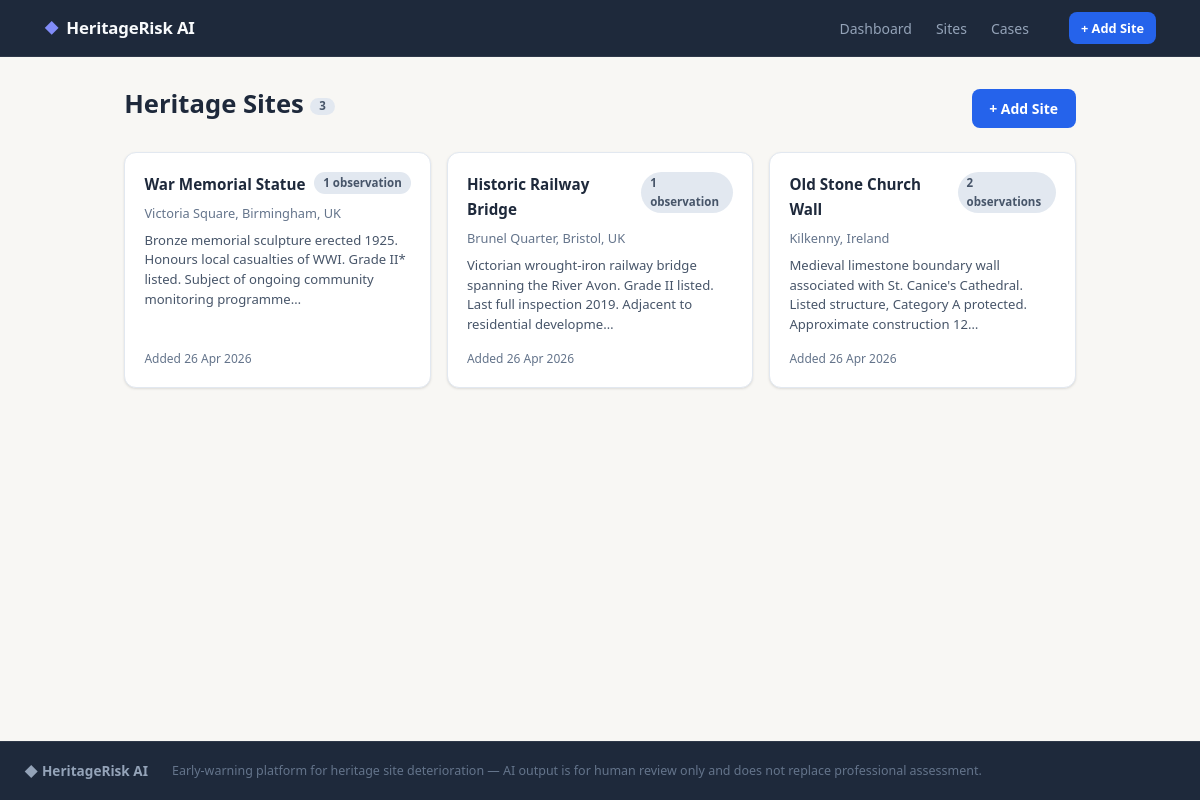
Page /sites on the committed database.
### backend/app/models.py (models this page shows)
class Site(Base):
    __tablename__ = "sites"
    id: Mapped[int] = mapped_column(Integer, primary_key=True, index=True)
    name: Mapped[str] = mapped_column(String(200), nullable=False)
    location: Mapped[str] = mapped_column(String(200), nullable=True)
    description: Mapped[str] = mapped_column(Text, nullable=True)
    created_at: Mapped[datetime] = mapped_column(DateTime, default=datetime.utcnow)
    observations: Mapped[list["Observation"]] = relationship(
        "Observation", back_populates="site", cascade="all, delete-orphan"
    )

### backend/app/main.py (the view)
@app.get("/sites", response_class=HTMLResponse)
def sites_list(request: Request, db: Session = Depends(get_db)):
    sites = db.query(Site).order_by(Site.created_at.desc()).all()
    return templates.TemplateResponse(
        "sites_list.html", {"request": request, "sites": sites}
    )

### backend/app/templates/sites_list.html (shortened to what this page needs)
{% extends "base.html" %}
{% block content %}
<div class="page-header">
  <h1>Heritage Sites <span class="badge">{{ sites | length }}</span></h1>
  <a class="btn-primary" href="/sites/new">+ Add Site</a>
</div>
{% if sites %}
<div class="sites-grid sites-grid-full">
  {% for site in sites %}
  <a class="site-card" href="/sites/{{ site.id }}">
    <div class="site-card-header">
      <span class="site-card-name">{{ site.name }}</span>
      <span class="badge">{{ site.observations | length }} observation{{ "s" if site.observations | length != 1 }}</span>
    </div>
    <span class="site-card-location">{{ site.location or "Location not specified" }}</span>
    {% if site.description %}
    <p class="site-card-desc">{{ site.description[:140] }}{% if site.description|length > 140 %}…{% endif %}</p>
    {% endif %}
    <div class="site-card-footer">
      {% set has_high = site.observations | selectattr("risk_case") | selectattr("risk_case.risk_band", "equalto", "High") | list %}
      <span class="site-card-date">Added {{ site.created_at.strftime("%d %b %Y") }}</span>
    </div>
  </a>
  {% endfor %}
</div>
{% else %}
<div class="card">
  <p class="empty">No heritage sites yet.</p>
  <a class="btn-primary mt" href="/sites/new">Add the first site</a>
</div>
{% endif %}
{% endblock %}

### backend/app/static/style.css (style rules this page uses)
*, *::before, *::after { box-sizing: border-box; margin: 0; padding: 0; }
:root { --navy: #1e293b; --navy-mid: #334155; --slate: #64748b; --border: #e2e8f0; --bg: #f8f7f4; --white: #ffffff; --blue: #2563eb; --blue-dark: #1d4ed8; --radius: 8px; --radius-lg: 12px; --shadow: 0 1px 3px rgba(0,0,0,.08), 0 1px 2px rgba(0,0,0,.04); --shadow-md: 0 4px 12px rgba(0,0,0,.10); }
body { font-family: system-ui, -apple-system, "Segoe UI", Helvetica, Arial, sans-serif; font-size: 15px; line-height: 1.65; background: var(--bg); color: #1e293b; min-height: 100vh; display: flex; flex-direction: column; }
a { color: var(--blue); text-decoration: none; }
h1 { font-size: 1.75rem; font-weight: 700; line-height: 1.2; }
.btn-primary, .btn-secondary, .btn-outline { display: inline-flex; align-items: center; gap: .35rem; padding: .5rem 1.1rem; border-radius: var(--radius); font-size: .875rem; font-weight: 600; cursor: pointer; border: none; text-decoration: none !important; transition: background .15s, box-shadow .15s; }
.btn-primary { background: var(--blue); color: #fff; }
.sites-grid { display: grid; grid-template-columns: repeat(3, 1fr); gap: 1rem; margin-top: .5rem; }
.sites-grid-full { grid-template-columns: repeat(auto-fill, minmax(300px, 1fr)); }
.site-card { background: var(--white); border: 1px solid var(--border); border-radius: var(--radius-lg); padding: 1.15rem 1.2rem; display: flex; flex-direction: column; gap: .4rem; text-decoration: none !important; color: inherit; box-shadow: var(--shadow); transition: box-shadow .15s, border-color .15s; }
.site-card-header { display: flex; align-items: flex-start; justify-content: space-between; gap: .5rem; }
.site-card-name { font-weight: 700; font-size: .95rem; color: var(--navy); }
.site-card-location { font-size: .8rem; color: var(--slate); }
.site-card-desc { font-size: .82rem; color: #475569; line-height: 1.5; }
.site-card-footer { display: flex; align-items: center; justify-content: space-between; margin-top: auto; padding-top: .5rem; }
.site-card-date { font-size: .75rem; color: var(--slate); }
.badge { display: inline-block; background: #e2e8f0; color: #475569; border-radius: 9999px; font-size: .72rem; font-weight: 600; padding: .1rem .55rem; vertical-align: middle; }
.page-header { display: flex; align-items: flex-start; justify-content: space-between; gap: 1rem; margin-bottom: 1.5rem; flex-wrap: wrap; }
.page-header h1 { font-size: 1.6rem; }

### rows in the picture
Site: name "War Memorial Statue", observations|length "1", location "Victoria Square, Birmingham, UK", description "Bronze memorial sculpture erected 1925. Honours local casualties of WWI. Grade II* listed. Subject of ongoing community monitoring programme", created_at "26 Apr 2026"
Site: name "Historic Railway Bridge", observations|length "1", location "Brunel Quarter, Bristol, UK", description "Victorian wrought-iron railway bridge spanning the River Avon. Grade II listed. Last full inspection 2019. Adjacent to residential developme", created_at "26 Apr 2026"
Site: name "Old Stone Church Wall", observations|length "2", observations "s", location "Kilkenny, Ireland", description "Medieval limestone boundary wall associated with St. Canice's Cathedral. Listed structure, Category A protected. Approximate construction 12", created_at "26 Apr 2026"

### other values in the picture
{{ sites | length }} "3"
